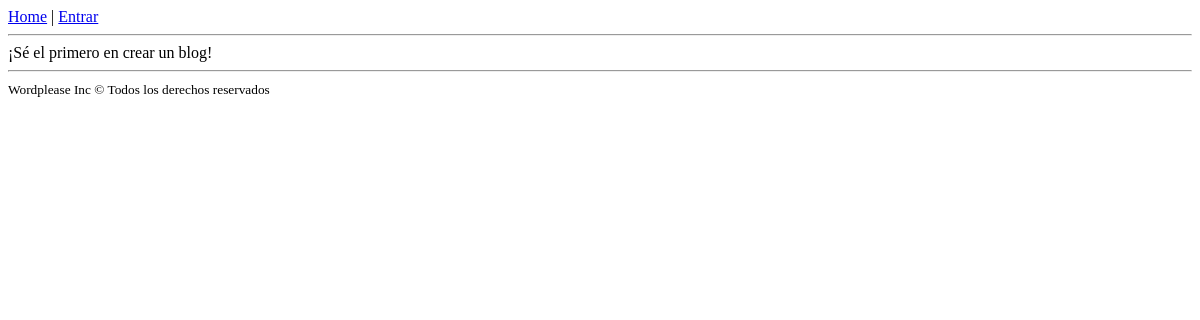
Page /blogs/ on the earlier database version.
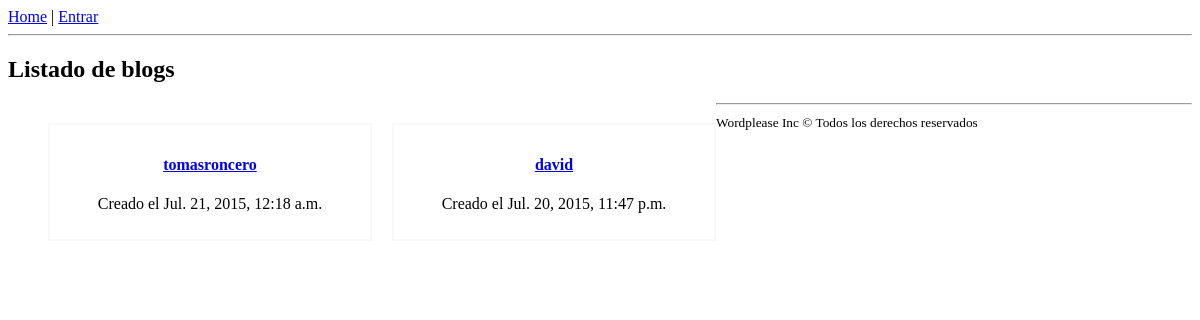
Same page on the later database version.
### blogs/models.py (models this page shows)
class Blog(models.Model):
    owner = models.OneToOneField(User)
    created_at = models.DateTimeField(auto_now_add=True)        # Se guarda al crearse el blog
    def __unicode__(self):
        return self.owner.username

### blogs/views.py (the view)
# urls.py: url(r'^blogs/$', 'blogs.views.home', name='blog_home'),     # listado blogs plataforma
def home(request):
    blogs = Blog.objects.all().order_by('-created_at')
    context = {
        "blog_list": blogs[:5]
    }
    return render(request, 'blogs/home.html', context)

### blogs/templates/blogs/home.html (shortened to what this page needs)
{% extends 'base.html' %}
{% block section %}
    {% if blog_list|length > 0 %}
        <h2>Listado de blogs</h2>
        <ul class="post-list">
        {% for blog in blog_list %}
            <li>
                <div>
                    <h4><a href="{% url 'blog_posts' blog.owner.username %}">{{ blog }}</a></h4>
                    <p>Creado el {{ blog.created_at}}</p>
                </div>
            </li>
        {% endfor %}
    {% else %}
        ¡Sé el primero en crear un blog!
    {% endif %}
    </ul>
{% endblock %}

### wordplease/templates/base.html (shortened to what this page needs)
<!DOCTYPE html>
<html lang="es">
<head>
</head>
<body>
    <nav>
        <a href="{% url 'post_home' %}">Home</a>
        |
        {% if user.is_authenticated %}
            <a href="{% url 'user_logout' %}">Salir</a>
        {% else %}
            <a href="{% url 'user_login' %}">Entrar</a>
        {% endif %}
    </nav>
    <hr>
    <section>
        {% block section %}
        {% endblock %}
    </section>
    <hr>
    <footer>
        <small>Wordplease Inc &copy; Todos los derechos reservados</small>
    </footer>
</body>
</html>

### wordplease/templates/base.html (style rules this page uses)
ul.post-list { list-style: none; }
ul.post-list li { float: left; margin: 20px 20px 20px 0; }
ul.post-list li:last-child { margin-right: 0; }
ul.post-list li div { border:2px solid #f8f8f8; padding: 10px; text-align: center; width: 300px; }
ul.post-list li div h4 { text-align: center; }

Differences in the rows shown:
added Blog: owner.username "tomasroncero", created_at "Jul. 21, 2015, 12:18 a.m."
added Blog: owner.username "david", created_at "Jul. 20, 2015, 11:47 p.m."
Other differences:
text no longer shown: "¡Sé el primero en crear un blog!"
text now shown: "Listado de blogs"
